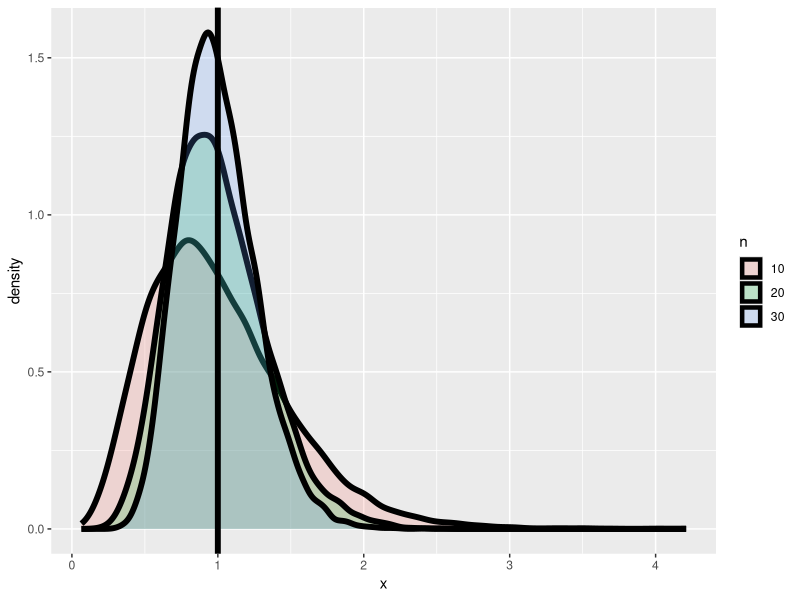
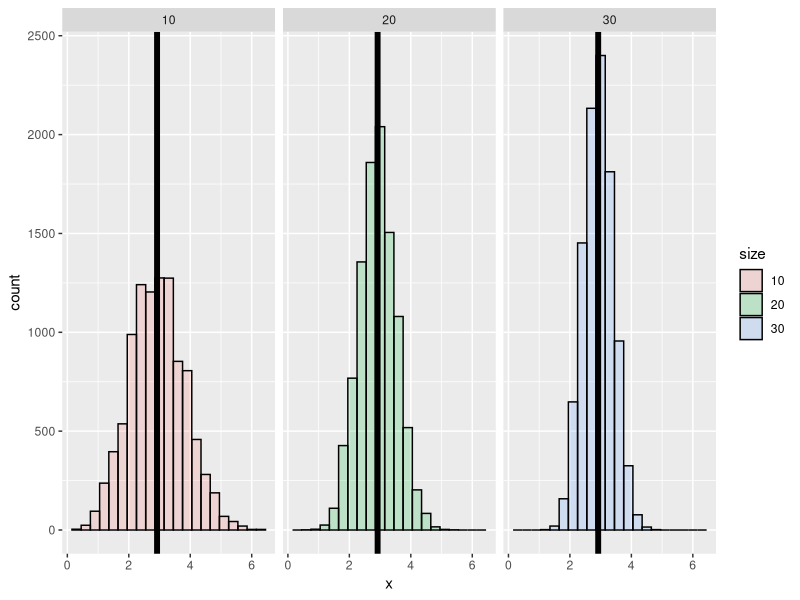

The R script that drew these images, in order:
#Ejemplos de Simulacion de Varianza

library(ggplot2)
nosim <- 10000; 
dat <- data.frame(
  x = c(apply(matrix(rnorm(nosim * 10), nosim), 1, var),
        apply(matrix(rnorm(nosim * 20), nosim), 1, var),
        apply(matrix(rnorm(nosim * 30), nosim), 1, var)),
  n = factor(rep(c("10", "20", "30"), c(nosim, nosim, nosim))) 
)
ggplot(dat, aes(x = x, fill = n)) + geom_density(size = 2, alpha = .2) + geom_vline(xintercept = 1, size = 2) 


#Imagínese si tuviera que hacer lo siguiente. Simule diez normales estándar y tome su varianza muestra y hágalo una y otra vez. 

#Luego obtengo una distribución de variaciones de muestra. 

#Y eso, esa es exactamente la densidad de color salmón aquí es si tuviera que repetir ese proceso miles y miles de veces. 

#De lo que estaba hablando, de lo que Rissotto estaba hablando en la diapositiva anterior es simplemente que esta distribución, si tuviera que probar suficientes, su centro de masa será exactamente uno. 

#La varianza de la población original de la que estaba tomando muestras. El estándar normal, que tiene la varianza uno. 

#Lo mismo también será cierto para las varianzas muestrales de 20 observaciones de esta distribución. 

#Así que tomé muestras de sta, 20 normales estándar, tomé su varianza muestral y luego repetí ese proceso una y otra vez para tener una idea sobre la distribución de las varianzas muestrales de 20 normales estándar. 

#Y luego obtengo esta distribución más de color aqua, esa es la segunda, y también está centrada en una. 

#Lo mismo cuando lo hago por 30. 

#Pero observe lo que sucede, la varianza de la población en la distribución de la varianza de la muestra se concentra más a medida que tengo más datos. 

#En otras palabras, decir que más datos producirán una estimación mejor y más concentrada en torno a lo que la varianza muestra está tratando de estimar. 

#En este caso, todos intentan estimar una causa porque son muestras de una población con varianza uno. Recuerde que anteriormente en la conferencia encontramos que la variación de una tirada de dado era 2.92. 

#Así que imagina si tirara diez dados. Y tome la varianza muestral de los números que estaban en los lados hacia arriba. Entonces, si tomo esos diez dados y repito ese proceso una y otra y otra vez, entonces tendría una muy buena idea sobre la distribución de la población de la varianza de diez tiradas de dado. 

dat <- data.frame(
  x = c(apply(matrix(sample(1 : 6, nosim * 10, replace = TRUE), 
                     nosim), 1, var),
        apply(matrix(sample(1 : 6, nosim * 20, replace = TRUE), 
                     nosim), 1, var),
        apply(matrix(sample(1 : 6, nosim * 30, replace = TRUE), 
                     nosim), 1, var)
  ),
  size = factor(rep(c(10, 20, 30), rep(nosim, 3))))
g <- ggplot(dat, aes(x = x, fill = size)) + geom_histogram(alpha = .20, binwidth=.3, colour = "black") 
g <- g + geom_vline(xintercept = 2.92, size = 2)
g + facet_grid(. ~ size)


#Tendría que hacerlo mucho, pero afortunadamente en la computadora puedo hacerlo miles de veces, que es lo que hice aquí. 

#Y observe que la distribución de la varianza de diez tiradas está exactamente centrada alrededor de 2.92, la varianza de la población de una sola tirada. Y a medida que avanzo a 20 y 30 todavía está centrado en el mismo lugar. 

#Pero se vuelve más concentrado sobre lo que está tratando de estimar. 

#Lo que esto básicamente dice es que la varianza es una buena estimación de la varianza de la población. Que a medida que recopilamos más datos, la distribución de la varianza de la muestra se concentra más en lo que está tratando de estimar y que se centra en el lugar correcto. 

#En otras palabras, eso es imparcial. Esta falta de imparcialidad es la razón por la cual dividimos entre n menos 1 en lugar de n. Eso lo hace imparcial.

